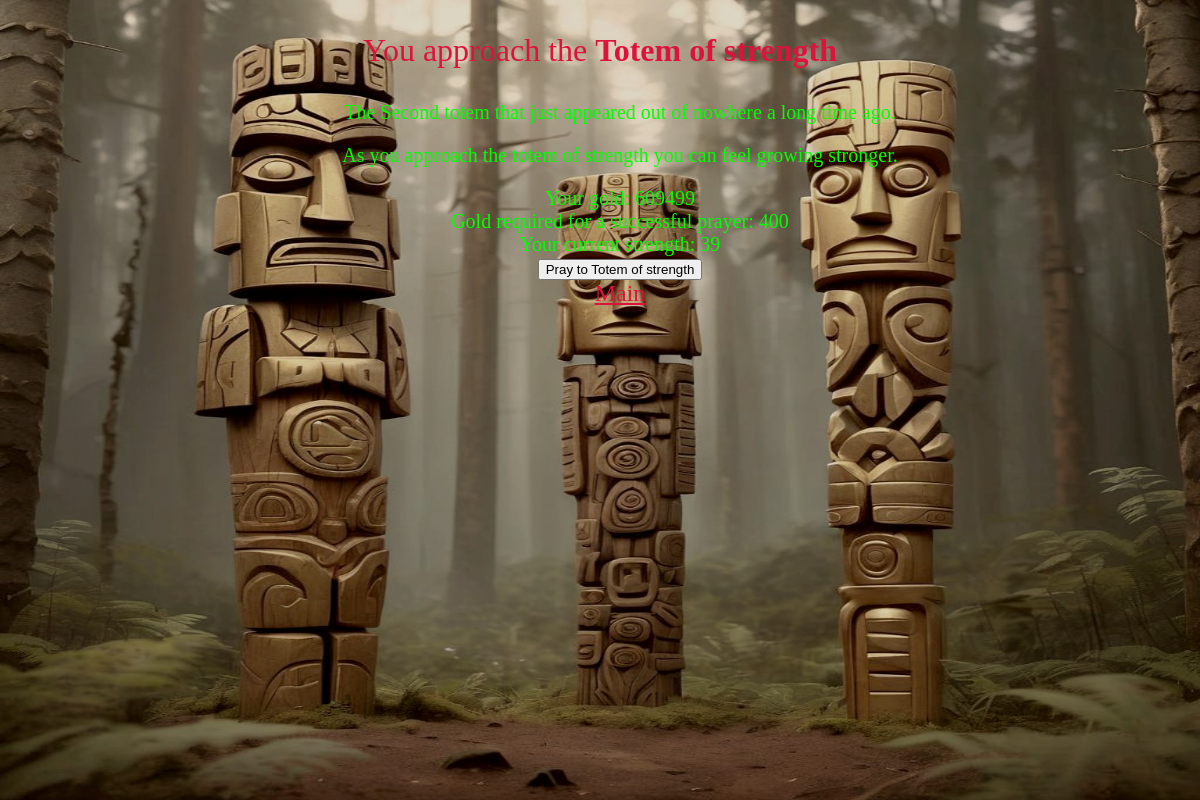
The app's page /bgame/totem/Totem of strength/ (signed in) with its own data.
### bgame/models.py (models this page shows, shortened)
class Totem(models.Model):
    player = models.ForeignKey(Player, on_delete=models.CASCADE, blank=True, null=True)
    totem_name = models.CharField('Totem', max_length=100, )
    strength_prayer_price = models.IntegerField('Pray strength', default=100)
    defense_prayer_price = models.IntegerField('Pray defense', default=100)
    health_prayer_price = models.IntegerField('Pray health', default=100)

class Player(models.Model):
    username = models.OneToOneField(User, on_delete=models.CASCADE)
    level = models.IntegerField('Level', default=1)
    health = models.IntegerField('Health', default=10)
    strength = models.IntegerField('Stength', default=1)
    defense = models.IntegerField('Defense', default=1)
    experience = models.IntegerField('Experience', default=0)
    gold_pieces = models.IntegerField('GoldPieces', default=100)
    attribute_points = models.IntegerField('Attribute points', default=3)
    experience_threshold = models.FloatField('Experience Threshold', default=100)
    maximum_health = models.IntegerField('Current health', default=10)
    is_weapon_equiped = models.BooleanField('Weapon equiped', default=False)
    is_helmet_equiped = models.BooleanField('Helmet equiped', default=False)
    is_chest_armour_equiped = models.BooleanField('Armour equiped', default=False)
    is_leg_armour_equiped = models.BooleanField('Leg armour equiped', default=False)
    is_boots_equiped = models.BooleanField('Boots equiped', default=False)
    is_gloves_equiped = models.BooleanField('Gloves equiped', default=False)
    is_shield_equiped = models.BooleanField('Weapon equiped', default=False)
    is_ring_equiped = models.BooleanField('Ring equiped', default=False)
    is_pet_equiped = models.BooleanField('Pet equiped', default=False)

### bgame/views.py (the view)
# urls.py: path('totem/<str:totem_name>/', views.totem_detail, name='totem_detail'),
@login_required
def totem_detail(request, totem_name):
    player = request.user.player
    totem = Totem.objects.get(player=player, totem_name=totem_name)
    if request.method == 'POST':
        if request.POST.get('action') == 'pray':
            totem.pray(player)
    player_maximum_health = player.maximum_health
    player_strength = player.strength
    player_defense = player.defense
    context = {
        'player': player,
        'totem': totem,
        'player_defense': player_defense,
        'player_maximum_health': player_maximum_health,
        'player_strength': player_strength,
    }
    return render(request, 'totem_detail.html', context)

### templates/totem_detail.html (shortened to what this page needs)
<!DOCTYPE html>
<html lang="en">
<head>
    {% load static %}
    <link rel="stylesheet" href="{% static 'css/styles.css' %}">
</head>
<body>
<img src="{% static 'images/other_images/totems.jpg' %}" alt="" class="background-image">
<div class="content">
    <p class="crimson2">You approach the <strong>{{ totem.totem_name }}</strong></p>
    <ul>
        {% if totem.totem_name == 'Totem of strength' %}
            <p class="main-text1p25">The Second totem that just appeared out of nowhere a long time ago.</p>
            <p class="main-text1p25">As you approach the totem of strength you can feel growing stronger.</p>
            <li class="main-text1p25">Your gold: {{ player.gold_pieces }}</li>
            <li class="main-text1p25">Gold required for a successful prayer: {{ totem.strength_prayer_price }}</li>
            <li class="main-text1p25">Your current strength: {{ player.strength }}</li>
            <li>
                <form class="main-text1p25" method="post" action="{% url 'totem_detail' totem.totem_name %}">
                    <button type="submit">Pray to {{ totem.totem_name }}</button>
                </form>
            </li>
            <li><a class="nav-link crimson1b5" href="{% url 'main'%}">Main</a></li>
        {% endif %}
    </ul>
</div>
</body>
</html>

### bgame/static/css/styles.css (style rules this page uses)
body { margin: 0; padding: 0; }
.background-image { position: fixed; top: 0; left: 0; width: 100%; height: 100%; z-index: -3; }
.content { position: relative; z-index: 1; width: 100%; max-width: 850px; margin: 0 auto; top: 0; text-align: center; }
.main-text1p25 { font-size: 1.25em; color: #00FF00; }
ul { list-style: none; }
.crimson1b5 { font-size: 1.5em; color: #DC143C; }
.crimson2 { font-size: 2em; color: #DC143C; }

### records on screen
Totem: totem_name "Totem of strength", strength_prayer_price "400"
Player: gold_pieces "609499", strength "39"
